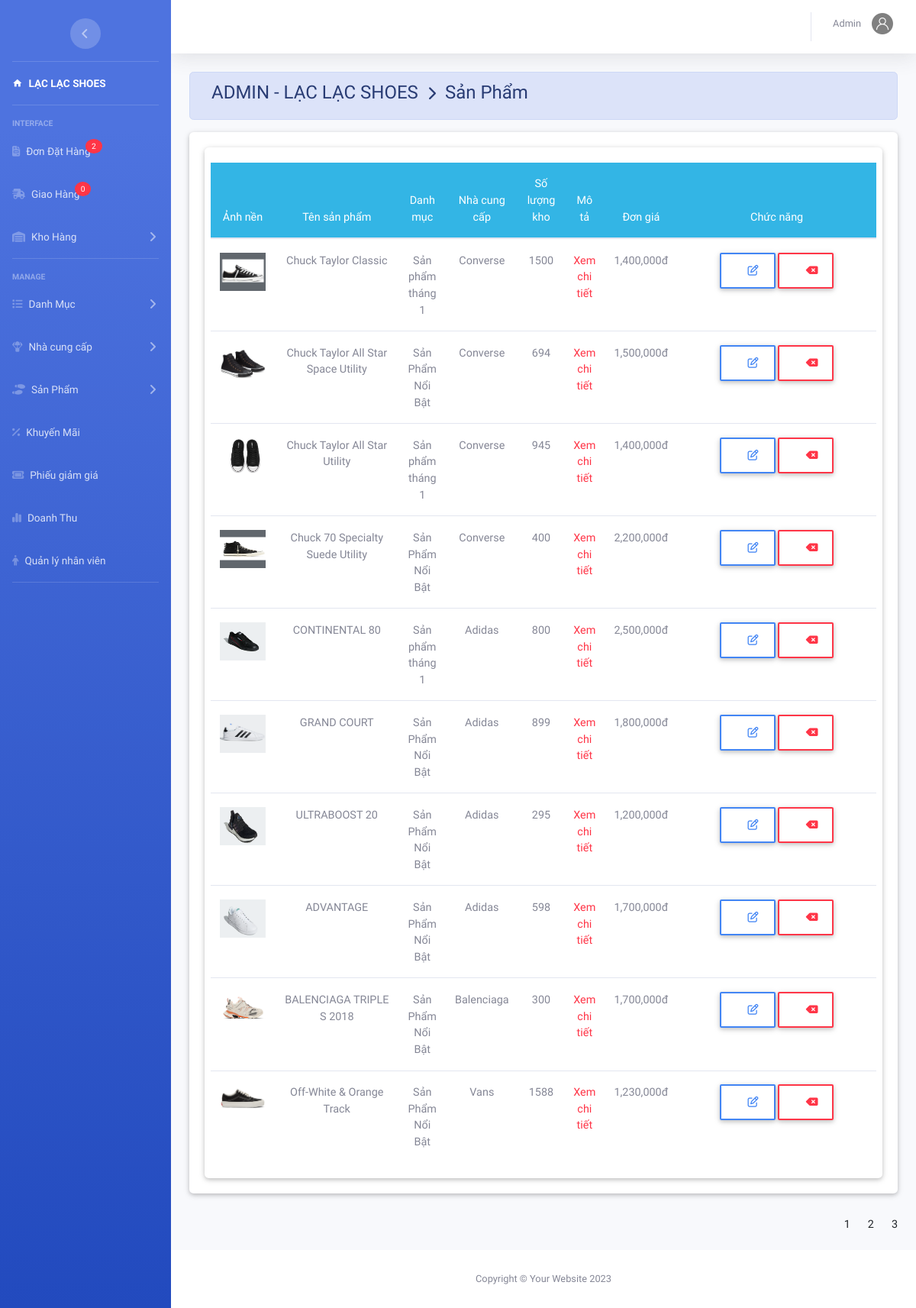
The page /admin/index.php?action=sanpham (signed in) on the database its author committed.
### tables this page shows
CREATE TABLE `sanpham` (
  `MaSP` int(11) NOT NULL,
  `TenSP` varchar(50) NOT NULL,
  `MaDM` int(11) DEFAULT NULL,
  `MaNCC` int(11) NOT NULL,
  `SoLuongKho` int(11) DEFAULT NULL,
  `SoLuong` int(11) DEFAULT 0,
  `MoTa` text DEFAULT NULL,
  `DonGia` decimal(10,0) NOT NULL,
  `AnhNen` varchar(50) DEFAULT NULL
);

CREATE TABLE `danhmuc` (
  `MaDM` int(11) NOT NULL,
  `TenDM` varchar(50) NOT NULL
);

CREATE TABLE `nhacc` (
  `MaNCC` int(11) NOT NULL,
  `TenNCC` varchar(50) NOT NULL
);

### admin/sanpham/sanpham.php (the view, shortened to what this page needs)
<?php
include_once('../model/database.php');
if (isset($_GET['trang'])) {
	$trang = $_GET['trang'];
} else {
	$trang = 1;
}
$from = ($trang - 1) * 10;
$sql = "SELECT * FROM `sanpham` ORDER BY MaSP DESC LIMIT $from,10";
$rs = mysqli_query($conn, $sql);
?>
<div class="container-fluid">
	<div class=" alert alert-primary">
		<h4 class="page-title">
			 ADMIN - LẠC LẠC SHOES &#160;<i class="fas fa-chevron-right" style="font-size: 18px"></i>&#160; Sản Phẩm
		</h4>
	</div>
	<div class="card card-body ">
		<?php include_once('sanpham/main.php'); ?>
		<div class="card card-body">
			<div class="row">
				<table class="table table-hover m-auto text-center" style="font-size: 13px;">
					<thead class="badge-info">
						<tr>
							<th>Ảnh nền</th>
							<th>Tên sản phẩm</th>
							<th>Danh mục</th>
							<th>Nhà cung cấp</th>
							<th>Số lượng kho</th>
							<th>Mô tả</th>
							<th>Đơn giá</th>
							<th>Chức năng</th>
						</tr>
					</thead>
					<tbody>
						<?php $so = 0;
							while ($row = mysqli_fetch_array($rs)) {
								$sqlDanhMuc = 'SELECT * FROM danhmuc WHERE MaDM = '.$row['MaDM'];
								$sqlNhaCC = 'SELECT * FROM nhacc WHERE MaNCC = '.$row['MaNCC'];
								$rsDanhMuc = mysqli_query($conn,$sqlDanhMuc);
								$rsNhaCCc = mysqli_query($conn,$sqlNhaCC);
								$tenDM = mysqli_fetch_assoc($rsDanhMuc)['TenDM'];
								$tenNCC = mysqli_fetch_assoc($rsNhaCCc)['TenNCC'];
						?>
							<tr>
								<td><img src="../webroot/image/sanpham/<?php echo $row['AnhNen']; ?>" width="60" height="50"></td>
								<td width="200"><?php echo $row['TenSP']; ?></td>
								<td><?php echo $tenDM; ?></td>
								<td><?php echo $tenNCC; ?></td>
								<td><?php echo $row['SoLuongKho']; ?></td>
								<td><a class="modal-description text-danger" data-toggle="modal" data-target="#descriptionProduct" title="<?php echo $row['MoTa']; ?>"><?php echo 'Xem chi tiết' ?></a></td>
								<td><?php echo number_format($row['DonGia']) . 'đ'; ?></td>
								<td width="390">
									<a class="mb-3 btn btn-outline-primary mx-auto w-25 fs-14 text-capitalize" href="index.php?action=sanpham&view=suasp&masp=<?php echo $row['MaSP']; ?>"><i class="far fa-edit"></i></a>
									<a class="mb-3 btn btn-outline-danger mx-auto w-25 fs-14 text-capitalize" href="sanpham/main.php?view=xoasp&masp=<?php echo $row['MaSP']; ?>"><i class="fas fa-backspace"></i></a>
								</td>
							</tr>
						<?php	} ?>
					</tbody>
				</table>
			</div>
		</div>
	</div><br>
	<div class="row ">
		<?php
		$ds_spn1b = "SELECT MaSP FROM `sanpham`";
		$query_dssp2 = mysqli_query($conn, $ds_spn1b);
		$sosp = mysqli_num_rows($query_dssp2);
		$sotrang = ceil($sosp / 10); ?>
		<ul class="pagination justify-content-center">
			<?php for ($x = 1; $x <= $sotrang; $x++) { ?>
				<li class="page-item">
					<a class="page-link " href="index.php?action=sanpham&trang=<?php echo $x ?>"><?php echo $x; ?></a>
				</li>
			<?php } ?>
		</ul>
	</div>
</div>

### admin/template/css/style.css (style rules this page uses)
.fs-14 { font-size: 14px !important; }

### rows shown on the page
sanpham: AnhNen (picture), TenSP "Chuck Taylor Classic", danhmuc.TenDM "Sản phẩm tháng 1", nhacc.TenNCC "Converse", SoLuongKho "1500", DonGia "1,400,000"
sanpham: AnhNen (picture), TenSP "Chuck Taylor All Star Space Utility", danhmuc.TenDM "Sản Phẩm Nổi Bật", nhacc.TenNCC "Converse", SoLuongKho "694", DonGia "1,500,000"
sanpham: AnhNen (picture), TenSP "Chuck Taylor All Star Utility", danhmuc.TenDM "Sản phẩm tháng 1", nhacc.TenNCC "Converse", SoLuongKho "945", DonGia "1,400,000"
sanpham: AnhNen (picture), TenSP "Chuck 70 Specialty Suede Utility", danhmuc.TenDM "Sản Phẩm Nổi Bật", nhacc.TenNCC "Converse", SoLuongKho "400", DonGia "2,200,000"
sanpham: AnhNen (picture), TenSP "CONTINENTAL 80", danhmuc.TenDM "Sản phẩm tháng 1", nhacc.TenNCC "Adidas", SoLuongKho "800", DonGia "2,500,000"
sanpham: AnhNen (picture), TenSP "GRAND COURT", danhmuc.TenDM "Sản Phẩm Nổi Bật", nhacc.TenNCC "Adidas", SoLuongKho "899", DonGia "1,800,000"
sanpham: AnhNen (picture), TenSP "ULTRABOOST 20", danhmuc.TenDM "Sản Phẩm Nổi Bật", nhacc.TenNCC "Adidas", SoLuongKho "295", DonGia "1,200,000"
sanpham: AnhNen (picture), TenSP "ADVANTAGE", danhmuc.TenDM "Sản Phẩm Nổi Bật", nhacc.TenNCC "Adidas", SoLuongKho "598", DonGia "1,700,000"
sanpham: AnhNen (picture), TenSP "BALENCIAGA TRIPLE S 2018", danhmuc.TenDM "Sản Phẩm Nổi Bật", nhacc.TenNCC "Balenciaga", SoLuongKho "300", DonGia "1,700,000"
sanpham: AnhNen (picture), TenSP "Off-White & Orange Track", danhmuc.TenDM "Sản Phẩm Nổi Bật", nhacc.TenNCC "Vans", SoLuongKho "1588", DonGia "1,230,000"

### other values the page prints
$dem "2"
$dem "0"
$nv['TenNV'] "Admin"
